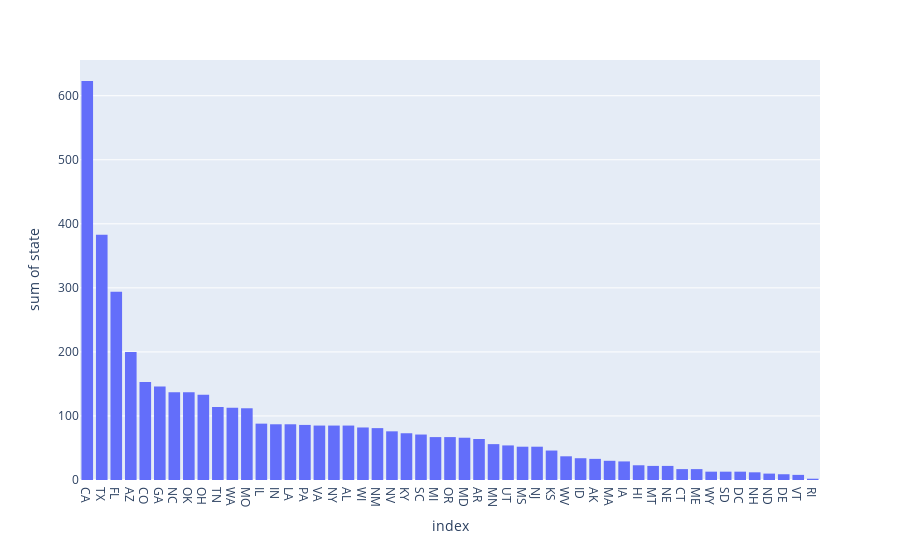

The notebook cell saved with this chart:
### Code cell
shotout_by_states = df['state'].value_counts()
shotout_by_states = pd.DataFrame(shotout_by_states)
shotout_by_states = shotout_by_states.reset_index()
fig = px.histogram(shotout_by_states, x='index', y='state')
fig.show()

### Figure 1 — Plotly figure (JSON) as saved in the notebook; plotly's stock layout.template omitted (floating-point values rounded to 4 significant figures)
{"data": [{"alignmentgroup": "True", "bingroup": "x", "histfunc": "sum", "hovertemplate": "index=%{x}<br>sum of state=%{y}<extra></extra>", "legendgroup": "", "marker": {"color": "#636efa"}, "name": "", "offsetgroup": "", "orientation": "v", "showlegend": false, "type": "histogram", "x": ["CA", "TX", "FL", "AZ", "CO", "GA", "NC", "OK", "OH", "TN", "WA", "MO", "IL", "IN", "LA", "PA", "VA", "NY", "AL", "WI", "NM", "NV", "KY", "SC", "MI", "OR", "MD", "AR", "MN", "UT", "MS", "NJ", "KS", "WV", "ID", "AK", "MA", "IA", "HI", "MT", "NE", "CT", "ME", "WY", "SD", "DC", "NH", "ND", "DE", "VT", "RI"], "xaxis": "x", "y": [623, 383, 294, 200, 153, 146, 137, 137, 133, 114, 113, 112, 88, 87, 87, 86, 85, 85, 85, 82, 81, 76, 73, 71, 67, 67, 66, 64, 56, 54, 52, 52, 46, 37, 34, 33, 30, 29, 23, 22, 22, 17, 17, 13, 13, 13, 12, 10, 9, 8, 2], "yaxis": "y"}], "layout": {"barmode": "relative", "legend": {"tracegroupgap": 0}, "margin": {"t": 60}, "xaxis": {"anchor": "y", "domain": [0, 1], "title": {"text": "index"}}, "yaxis": {"anchor": "x", "domain": [0, 1], "title": {"text": "sum of state"}}}}
